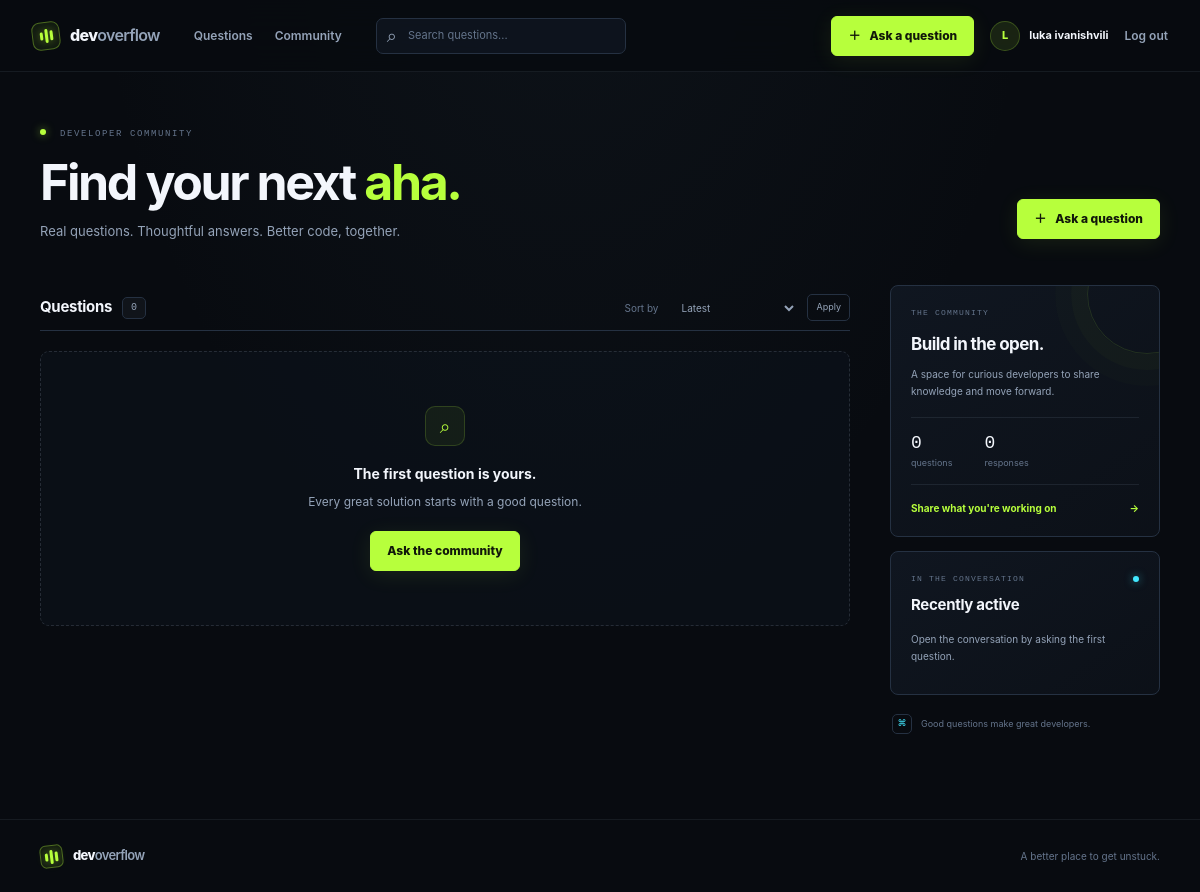
The app's page /, older data.
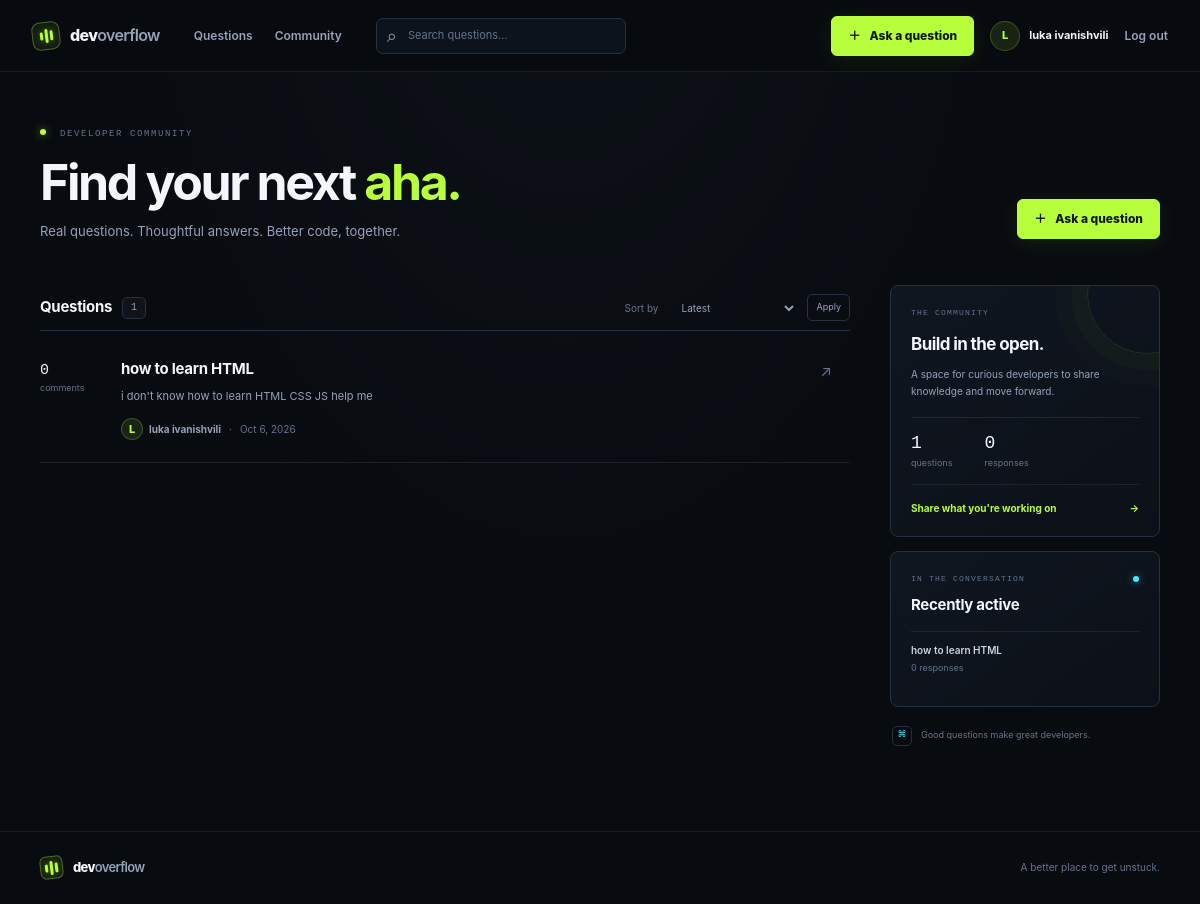
The same page, newer data.
### questions/models.py (models this page shows)
class Questions(models.Model):
    title = models.CharField(max_length=200)
    context = models.TextField()
    creator = models.ForeignKey(
        Users,
        on_delete=models.CASCADE,
        related_name="posts"
    )
    created_at = models.DateTimeField(auto_now_add=True)

### users/models.py (models this page shows)
class Users(models.Model):
    name = models.CharField()
    email = models.EmailField()
    password = models.CharField()
    bio = models.TextField()
    avatar = models.ImageField(
        upload_to="avatars/",
        default="avatars/default.png",
        blank=True
    )
    is_curentUser = models.BooleanField(default=0)

### questions/views.py (the view)
# urls.py: path('', views.all_posts, name="main_page"),
def all_posts(request):
    search_query = request.GET.get("q", "").strip()
    sort_order = request.GET.get("sort", "latest")
    questions = Questions.objects.select_related("creator").annotate(
        comments_count=Count("comments")
    )
    if search_query:
        questions = questions.filter(
            Q(title__icontains=search_query) | Q(context__icontains=search_query)
        )
    if sort_order == "most_discussed":
        questions = questions.order_by("-comments_count", "-created_at")
    else:
        sort_order = "latest"
        questions = questions.order_by("-created_at")
    context = {
        "all_posts": questions,
        "active_questions": Questions.objects.annotate(
            comments_count=Count("comments")
        ).order_by("-comments_count", "-created_at")[:4],
        "question_count": Questions.objects.count(),
        "result_count": questions.count(),
        "comment_count": Comments.objects.count(),
        "search_query": search_query,
        "sort_order": sort_order,
        "current_user": get_curent_user(),
    }
    return render(request, "all_posts.html", context)

### users/context_processors.py (called while the page is built)
def current_user(request):
    return {"current_user": get_curent_user()}

### users/utils.py (called while the page is built)
def get_curent_user():
    return Users.objects.filter(is_curentUser=True).first()

### questions/templates/all_posts.html (shortened to what the changed rows need)
{% extends "master.html" %}
{% load static %}
{% block extra_styles %}
    <link rel="stylesheet" href="{% static 'CSS/all_posts.css' %}">
{% endblock extra_styles %}
{% block main %}
<section class="feed-heading">
    <div>
        <h1>Find your next <span class="text-accent">aha.</span></h1>
    </div>
</section>
<div class="feed-layout">
    <section class="question-feed" aria-labelledby="question-list-heading">
        <div class="feed-toolbar">
            <div class="feed-count">
                <h2 id="question-list-heading">Questions</h2>
                <span class="count-pill">{{ result_count }}</span>
            </div>
        </div>
        <div class="question-list">
            {% for question in all_posts %}
                <article class="question-card">
                    <div class="question-metrics" aria-label="{{ question.comments_count }} comments">
                        <span class="metric-number">{{ question.comments_count }}</span>
                        <span class="metric-label">comments</span>
                    </div>
                    <div class="question-card-body">
                        <h3><a href="{% url 'question_detail' question.id %}">{{ question.title }}</a></h3>
                        <p class="question-excerpt">{{ question.context|truncatewords:34 }}</p>
                        <div class="question-meta">
                            <a class="author-link" href="{% url 'user_info' question.creator.id %}">
                                {% if question.creator.avatar and question.creator.avatar.name != "avatars/default.png" %}
                                    <img class="avatar avatar-tiny" src="{{ question.creator.avatar.url }}" alt="">
                                {% else %}
                                    <span class="avatar avatar-tiny avatar-fallback" aria-hidden="true">{{ question.creator.name|first|upper }}</span>
                                {% endif %}
                                <span>{{ question.creator.name }}</span>
                            </a>
                            <span class="meta-separator" aria-hidden="true">·</span>
                            <time datetime="{{ question.created_at|date:'c' }}">{{ question.created_at|date:"M j, Y" }}</time>
                        </div>
                    </div>
                    <a class="question-open" href="{% url 'question_detail' question.id %}" aria-label="Open {{ question.title }}">↗</a>
                </article>
            {% empty %}
                <div class="empty-state">
                    <span class="empty-icon" aria-hidden="true">⌕</span>
                    {% if search_query %}
                        <h3>No matching questions</h3>
                        <p>Try a different search, or be the first to ask about it.</p>
                        <a class="button button-primary" href="{% url 'add_questions' %}">Ask a question</a>
                    {% else %}
                        <h3>The first question is yours.</h3>
                        <p>Every great solution starts with a good question.</p>
                        <a class="button button-primary" href="{% url 'add_questions' %}">Ask the community</a>
                    {% endif %}
                </div>
            {% endfor %}
        </div>
    </section>
    <aside class="feed-sidebar" id="community" aria-label="Community overview">
        <section class="sidebar-panel community-panel">
            <h2>Build in the open.</h2>
            <div class="community-stats">
                <div><strong>{{ question_count }}</strong><span>questions</span></div>
            </div>
        </section>
        <section class="sidebar-panel active-panel">
            <div class="sidebar-heading">
                <p class="sidebar-label">IN THE CONVERSATION</p>
                <span class="live-indicator" aria-label="Recently active"></span>
            </div>
            <h2>Recently active</h2>
            {% for question in active_questions %}
                <a class="active-question" href="{% url 'question_detail' question.id %}">
                    <span>{{ question.title }}</span>
                    <small>{{ question.comments_count }} {% if question.comments_count == 1 %}response{% else %}responses{% endif %}</small>
                </a>
            {% empty %}
                <p class="sidebar-empty">Open the conversation by asking the first question.</p>
            {% endfor %}
        </section>
    </aside>
</div>
{% endblock main %}

Row changes from the older to the newer data that the page shows:
added Questions: comments_count "0", title "how to learn HTML", context "i don't know how to learn HTML CSS JS help me", creator.name|first "L", creator.name "luka ivanishvili", created_at "Oct 6, 2026", shows "responses"
Text that changed along with them:
{{ result_count }}: "0" → "1"
{{ question_count }}: "0" → "1"
text no longer shown: "⌕ The first question is yours. Every great solution starts with a good question. Ask the community Open the conversation by asking the first question."
